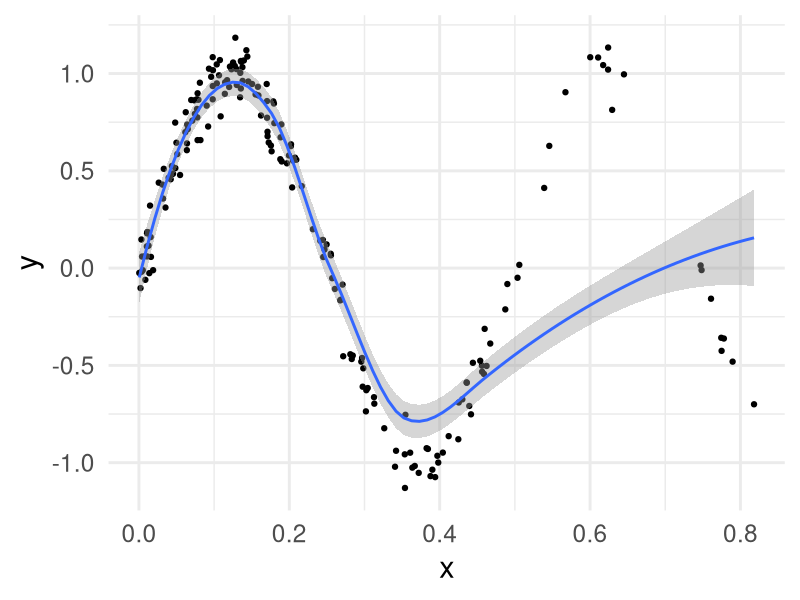
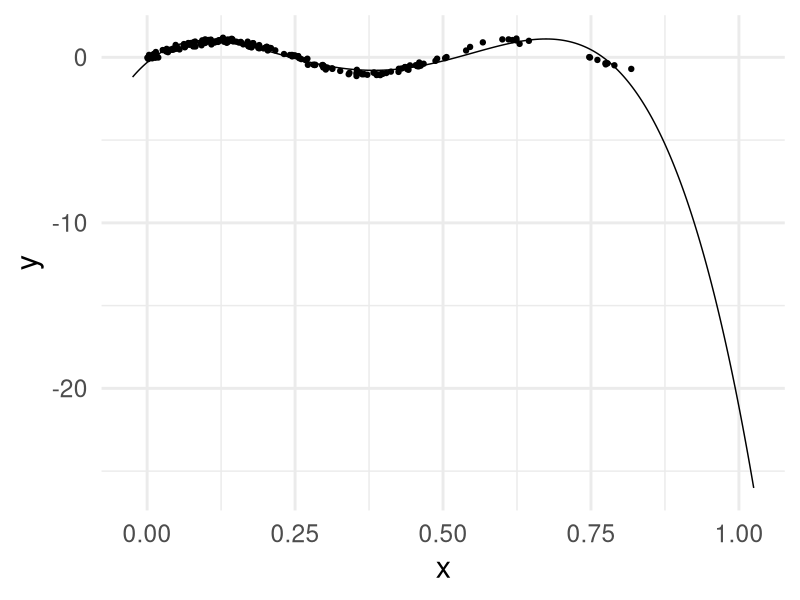

These figures' R source, in order:
## ---- chunk 1
library(tidyverse) # required
library(broom)     # required
library(modelr)    # for data_grid
library(GGally)
theme_set(theme_minimal(base_size = 22))
## ---- chunk 2
f <- function(x) sin(4*pi*x)
n <- 200
train1d <-
  data.frame(
    x = rbeta(n, 1, 3)
    ) %>%
  # change the noise level sd

  mutate(y = f(x) + rnorm(n, sd = .1))

# plot data and loess curve

ggplot(train1d, aes(x, y)) +
  geom_point() +
  geom_smooth()
## ---- chunk 3
model_lm <- lm(y ~ poly(x, 5), data = train1d)

train1d_grid <-
  data_grid(train1d,
          x = seq_range(c(x, 1), 500, expand = .05))

augment(model_lm,
        newdata = train1d_grid) %>%
  ggplot(aes(x, y)) +
  geom_point(data = train1d) +
  geom_line(aes(y = .fitted))
## ---- chunk 4
# Loss function in linear regression RSS:
least_squares_loss <- function(x,y,beta) {
  sum((y-x%*%beta)^2)
}

# Loss function gradient:
least_squares_gradient <- function(x,y,beta) {
  -2*t(x)%*%(y-x%*%beta) #in matrix notation
}
## ---- chunk 5
# Model data and initialise coefficient vector
y <- train1d$y
x <- model.matrix(model_lm)
p <- ncol(x)

gamma <- 1 #step size within permitted values
beta0 <-rep(0,p) #initialise vector of parameters as 1xp vector of zeros

previous_loss <- least_squares_loss(x,y,beta0)
grad0 <- least_squares_gradient(x,y, beta0)
beta1 <- beta0 - gamma*grad0 #first update of beta
next_loss <- least_squares_loss(x,y,beta1)
previous_beta <- beta1

for(i in 1:5){
  gradn <- least_squares_gradient(x,y, previous_beta)
  next_beta <- previous_beta - gamma*gradn
  previous_beta <- next_beta
  print(previous_beta)
}

## ---- chunk 6
gamma <- 0.001
beta0 <- beta0 <-rep(0,p)
previous_loss<- previous_loss <- least_squares_loss(x,y,beta0)
grad0 <- least_squares_gradient(x,y, beta0)
beta1 <- beta0 - gamma*grad0
next_loss <- least_squares_loss(x,y,beta1)
steps <- 1 #for printing updates


#we iterate until the change in values of the loss function is small enough
while ((next_loss - previous_loss > 0.01)) {
   gradn <- least_squares_gradient(x,y, previous_beta)
  next_beta <- previous_beta - gamma*gradn
  grad_current <- gradn
  if (steps %% 50 == 0) print(previous_loss)
  steps <- steps + 1
  previous_beta <- next_beta
  previous_loss <- next_loss
  next_loss <- least_squares_loss(x,y,next_beta)

}

## ---- chunk 7
c(steps, previous_loss, next_loss)
next_beta
